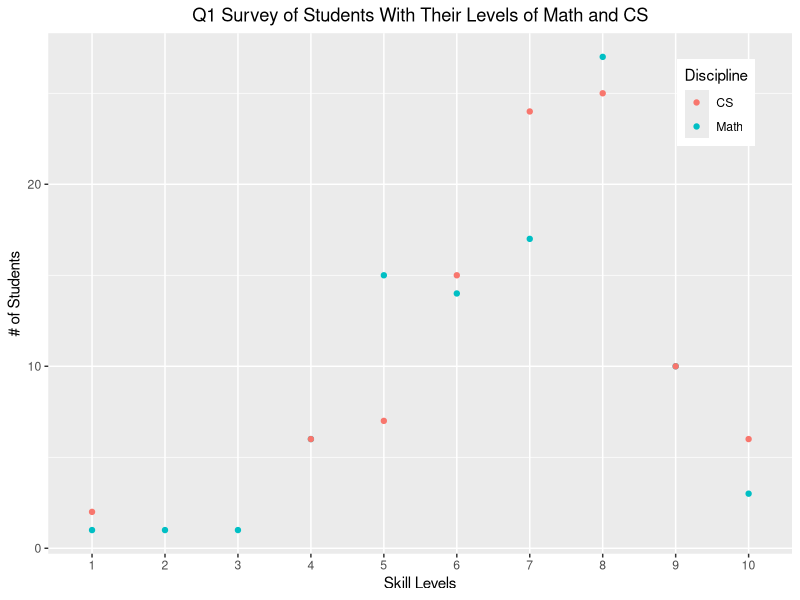

This chart was generated by the following R code:
#install.packages("ggplot2")
#install.packages("tidyverse")
library(ggplot2)
library(tidyverse)

#setwd("/Users/mikedo/Google Drive/School/CSUF_Class/CPSC_375_data_science/hw1")
setwd("C:/Users/kdo1/Google Drive/School/CSUF_Class/CPSC_375_data_science/hw1")
survey <- read.csv("survey2019.csv")

seq <- 1:10
mathList = survey %>% group_by(Math) %>% summarise(Count=n()) %>% mutate(Item=Math, Discipline="Math") %>% select(Item, Count, Discipline) %>% arrange(Item)
#mathList <- mathList %>% complete(Item = seq, fill = list(Count = 0, Discipline="Math"))
csList = survey %>% group_by(CS) %>% summarise(Count=n()) %>% mutate(Item=CS, Discipline="CS") %>% select(Item, Count, Discipline) %>% arrange(Item)
#csList <- csList %>% complete(Item = seq, fill = list(Count = 0, Discipline="CS"))

#totalList <- merge(mathList, csList, by="Item")
totalList <- bind_rows(mathList, csList)

#scatter plot
p <- ggplot(data = totalList)
graph = 
  p +
  geom_point(mapping=aes(x=totalList$Item, y=totalList$Count, colour=totalList$Discipline)) +
  ggtitle("Q1 Survey of Students With Their Levels of Math and CS") + 
  theme(plot.title = element_text(hjust = 0.5)) +
  xlab("Skill Levels") + 
  ylab("# of Students") +
  scale_x_discrete(breaks=totalList$Item, labels=as.character(totalList$Item), limits=totalList$Item) +
  theme(legend.position = c(0.95, 0.95), legend.justification = c("right", "top")) +
  scale_color_discrete(name = "Discipline")
  #guides(color=guide_legend(title="New Legend Title Guides"))
  #labs(color="NEW LEGEND TITLE labs") 

pdf("question2d_graph.pdf")
print(graph)
dev.off()

